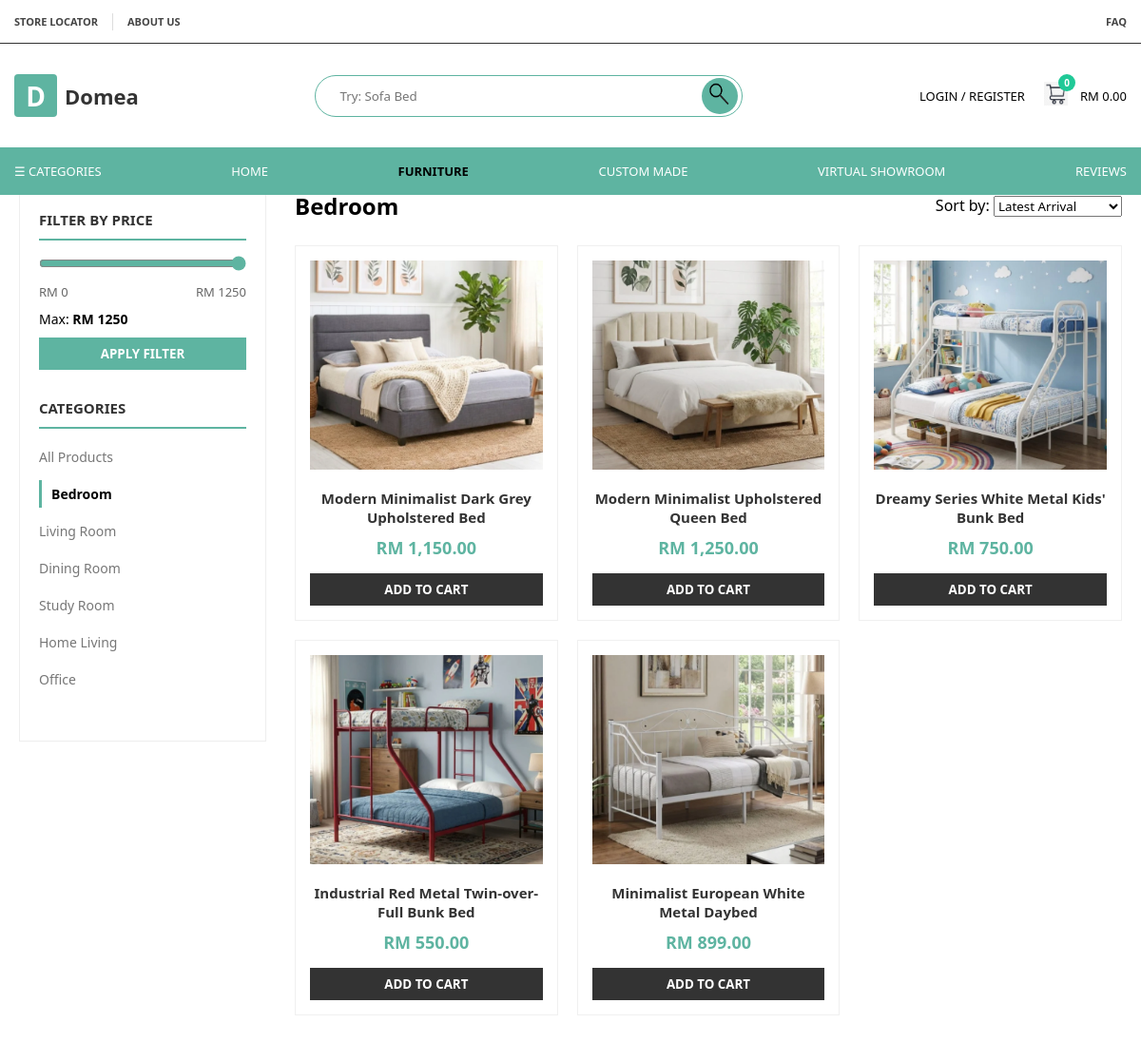
/FURNITURE.php?cat=Bedroom&max_p=1250, run on the app's committed database.
### tables this page shows
CREATE TABLE `products` (
  `product_id` int(11) NOT NULL,
  `category_id` int(11) NOT NULL,
  `product_name` varchar(255) NOT NULL,
  `description` text DEFAULT NULL,
  `price` decimal(10,2) NOT NULL DEFAULT 0.00,
  `stock_quantity` int(11) DEFAULT 0,
  `product_image` varchar(255) DEFAULT 'default_product.png',
  `image_gallery_1` varchar(255) DEFAULT NULL,
  `image_gallery_2` varchar(255) DEFAULT NULL,
  `image_gallery_3` varchar(255) DEFAULT NULL,
  `status` enum('Active','Inactive') DEFAULT 'Active',
  `created_at` timestamp NOT NULL DEFAULT current_timestamp(),
  `brand` varchar(100) DEFAULT NULL,
  `tags` varchar(255) DEFAULT NULL,
  `compare_at_price` decimal(10,2) DEFAULT 0.00,
  `cost_price` decimal(10,2) DEFAULT 0.00,
  `sku` varchar(50) DEFAULT NULL,
  `low_stock_alert` int(11) DEFAULT 5,
  `variants_color` varchar(100) DEFAULT NULL,
  `variants_size` varchar(100) DEFAULT NULL,
  `variants_material` varchar(100) DEFAULT NULL,
  `weight` decimal(10,2) DEFAULT 0.00,
  `dimensions` varchar(50) DEFAULT NULL
);

### FURNITURE.php (the view, shortened to what this page needs)
<?php
include 'db_conn.php';
$max_price_sql = "SELECT MAX(price) AS max_p FROM products";
$max_res = $conn->query($max_price_sql);
$row_max = $max_res->fetch_assoc();
$absolute_max = $row_max['max_p'] ? ceil($row_max['max_p']) : 5000;
$cat_filter = isset($_GET['cat']) ? $_GET['cat'] : 'all';
$price_filter = isset($_GET['max_p']) ? $_GET['max_p'] : $absolute_max;
$sort_filter = isset($_GET['sort']) ? $_GET['sort'] : 'latest';
$search_query = isset($_GET['search']) ? trim($_GET['search']) : '';
$sql = "SELECT p.*, c.category_name FROM products p
        LEFT JOIN categories c ON p.category_id = c.category_id
        WHERE p.price <= $price_filter AND p.status = 'Active'";
if ($cat_filter !== 'all') {
    $sql .= " AND c.category_name = '$cat_filter'";
}
switch ($sort_filter) {
    default: $sql .= " ORDER BY p.product_id DESC";
}
$results = $conn->query($sql);
?>
<!DOCTYPE html>
<html lang="en">
<head>
    <link rel="stylesheet" href="style.css">
    <link rel="stylesheet" href="furniture_style.css">
</head>
<body>
    <?php include 'navbar.php'; ?>
    <div class="furniture-layout">
        <aside class="filter-sidebar">
            <form action="FURNITURE.php" method="GET">
                <div class="filter-section">
                    <h3>Filter by Price</h3>
                    <input type="range" name="max_p" class="range-slider"
                           min="0" max="<?php echo $absolute_max; ?>"
                           value="<?php echo $price_filter; ?>"
                           oninput="document.getElementById('current-val').innerText = this.value">
                    <div class="price-labels">
                        <span>RM 0</span>
                        <span>RM <?php echo $absolute_max; ?></span>
                    </div>
                    <p style="margin-top:10px; font-size:14px;">
                        Max: <strong>RM <span id="current-val"><?php echo $price_filter; ?></span></strong>
                    </p>
                    <button type="submit" class="btn-filter">APPLY FILTER</button>
                </div>
                <div class="filter-section">
                    <h3>Categories</h3>
                    <ul class="cat-list">
                        <?php
                            $search_param = !empty($search_query) ? "&search=".urlencode($search_query) : "";
                        ?>
                        <li>
                            <a href="FURNITURE.php?cat=all&max_p=<?php echo $price_filter . $search_param; ?>"
                               class="<?php echo ($cat_filter == 'all') ? 'active' : ''; ?>">
                               All Products
                            </a>
                        </li>
                        <li>
                            <a href="FURNITURE.php?cat=Bedroom&max_p=<?php echo $price_filter . $search_param; ?>"
                               class="<?php echo ($cat_filter == 'Bedroom') ? 'active' : ''; ?>">
                               Bedroom
                            </a>
                        </li>
                        <li>
                            <a href="FURNITURE.php?cat=Living Room&max_p=<?php echo $price_filter . $search_param; ?>"
                               class="<?php echo ($cat_filter == 'Living Room') ? 'active' : ''; ?>">
                               Living Room
                            </a>
                        </li>
                        <li>
                            <a href="FURNITURE.php?cat=Dining Room&max_p=<?php echo $price_filter . $search_param; ?>"
                               class="<?php echo ($cat_filter == 'Dining Room') ? 'active' : ''; ?>">
                               Dining Room
                            </a>
                        </li>
                        <li>
                            <a href="FURNITURE.php?cat=Study Room&max_p=<?php echo $price_filter . $search_param; ?>"
                               class="<?php echo ($cat_filter == 'Study Room') ? 'active' : ''; ?>">
                               Study Room
                            </a>
                        </li>
                        <li>
                            <a href="FURNITURE.php?cat=Home Living&max_p=<?php echo $price_filter . $search_param; ?>"
                               class="<?php echo ($cat_filter == 'Home Living') ? 'active' : ''; ?>">
                               Home Living
                            </a>
                        </li>
                        <li>
                            <a href="FURNITURE.php?cat=Office&max_p=<?php echo $price_filter . $search_param; ?>"
                               class="<?php echo ($cat_filter == 'Office') ? 'active' : ''; ?>">
                               Office
                            </a>
                        </li>
                    </ul>
                </div>
            </form>
        </aside>
        <main class="main-content">
            <div class="content-header">
                <h2>
                    <?php
                    if (!empty($search_query)) {
                        echo 'Search: "' . htmlspecialchars($search_query) . '"';
                        if ($cat_filter !== 'all') echo ' in ' . htmlspecialchars($cat_filter);
                    } else {
                        echo ($cat_filter == 'all') ? 'All Products' : htmlspecialchars($cat_filter);
                    }
                    ?>
                </h2>
                <div class="sort-box">
                    <label>Sort by:</label>
                    <select onchange="location.href='FURNITURE.php?cat=<?php echo urlencode($cat_filter); ?>&max_p=<?php echo $price_filter . $search_param; ?>&sort='+this.value">
                        <option value="latest" <?php echo ($sort_filter=='latest')?'selected':''; ?>>Latest Arrival</option>
                    </select>
                </div>
            </div>
            <div class="product-grid">
                <?php if ($results && $results->num_rows > 0): ?>
                    <?php while($row = $results->fetch_assoc()): ?>
                        <div class="product-item">
                            <a href="PRODUCT_DETAILS.php?id=<?php echo $row['product_id']; ?>&from=furniture" style="text-decoration:none; color:inherit;">
                                <img src="img/<?php echo $row['product_image']; ?>" alt="<?php echo htmlspecialchars($row['product_name']); ?>">
                                <div class="product-name"><?php echo htmlspecialchars($row['product_name']); ?></div>
                            </a>
                            <div class="product-price">RM <?php echo number_format($row['price'], 2); ?></div>
                            <form action="add_to_cart.php" method="POST">
                                <button type="submit" class="btn-filter" style="margin-top:15px; background:#333; width:100%; cursor:pointer;">ADD TO CART</button>
                            </form>
                        </div>
                    <?php endwhile; ?>
                <?php endif; ?>
            </div>
        </main>
    </div>
</body>
</html>

### style.css (style rules this page uses)
* { margin: 0; padding: 0; box-sizing: border-box; font-family: 'Segoe UI', Tahoma, Geneva, Verdana, sans-serif; }

### furniture_style.css (style rules this page uses)
.furniture-layout { display: flex; max-width: 1300px; margin: 200px auto 50px auto; padding: 0 20px; gap: 30px; align-items: flex-start; }
.filter-sidebar { width: 260px; flex-shrink: 0; background: #fff; padding: 20px; border: 1px solid #eee; position: sticky; top: 130px; }
.filter-section { margin-bottom: 30px; }
.filter-section h3 { font-size: 15px; color: #333; border-bottom: 2px solid #5eb4a1; padding-bottom: 10px; margin-bottom: 15px; text-transform: uppercase; }
.range-slider { width: 100%; accent-color: #5eb4a1; cursor: pointer; }
.price-labels { display: flex; justify-content: space-between; font-size: 13px; margin-top: 8px; color: #666; }
.cat-list { list-style: none; }
.cat-list li { margin-bottom: 10px; }
.cat-list a { text-decoration: none; color: #555; font-size: 14px; transition: color 0.3s; }
.main-content { flex-grow: 1; }
.content-header { display: flex; justify-content: space-between; align-items: center; margin-bottom: 25px; }
.product-grid { display: grid; grid-template-columns: repeat(auto-fill, minmax(260px, 1fr)); gap: 20px; }
.product-item { background: #fff; border: 1px solid #f0f0f0; padding: 15px; text-align: center; transition: transform 0.3s, box-shadow 0.3s; }
.product-item img { width: 100%; height: 220px; object-fit: cover; margin-bottom: 15px; }
.product-name { font-size: 15px; font-weight: 600; margin-bottom: 10px; color: #333; height: 40px; overflow: hidden; }
.product-price { color: #5eb4a1; font-size: 18px; font-weight: bold; }
.btn-filter { background: #5eb4a1; color: white; border: none; padding: 8px 15px; width: 100%; cursor: pointer; margin-top: 10px; font-weight: bold; }

### FURNITURE.php (style rules this page uses)
.cat-list a { color: #777; text-decoration: none; display: block; padding: 5px 0; transition: color 0.3s; }
.cat-list a.active { color: #000 !important; font-weight: bold; border-left: 3px solid #5eb4a1; padding-left: 10px; }

### data on the page
products: product_image (picture), product_name "Modern Minimalist Dark Grey Upholstered Bed", price "1,150.00"
products: product_image (picture), product_name "Modern Minimalist Upholstered Queen Bed", price "1,250.00"
products: product_image (picture), product_name "Dreamy Series White Metal Kids' Bunk Bed", price "750.00"
products: product_image (picture), product_name "Industrial Red Metal Twin-over-Full Bunk Bed", price "550.00"
products: product_image (picture), product_name "Minimalist European White Metal Daybed", price "899.00"

### other printed values
$nav_cart_count "0"
$nav_cart_total "0.00"
$absolute_max "1250"
$price_filter "1250"
$cat_filter "Bedroom"
